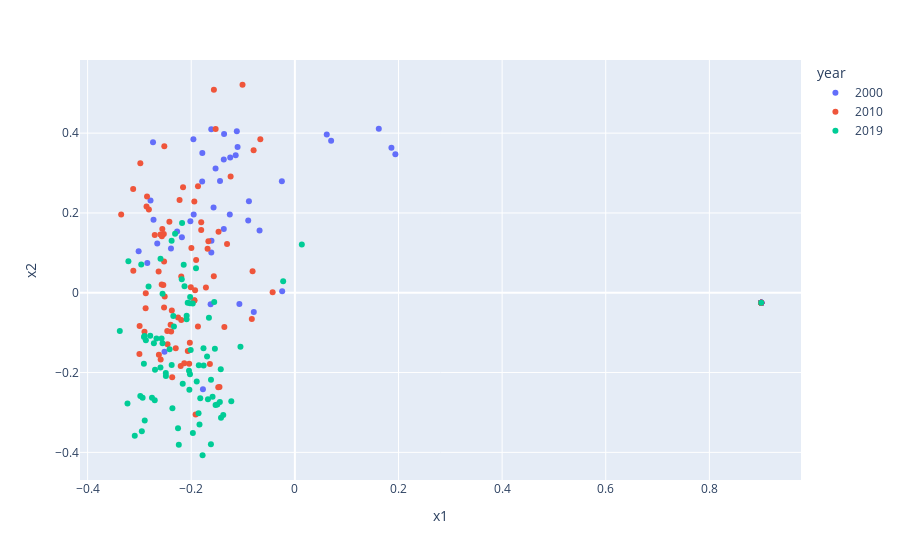

Notebook source saved alongside this figure:
### Code cell
import plotly.express as px

pcx_2000_2010_2019["year"] = pcx_2000_2010_2019["year"].astype(str) # change a legend color to Discrete form Continuous Color
fig = px.scatter(pcx_2000_2010_2019, x="x1", y="x2", color='year', hover_data=[pcx_2000_2010_2019['title'].values])
fig.show()

fig.update_layout(title=f"Comparison of 2000, 2015 and 2019 ACL papers(SBERT)")
fig.write_html(f"Comparison_2000_2010_2015_2000(SBERT).html")
